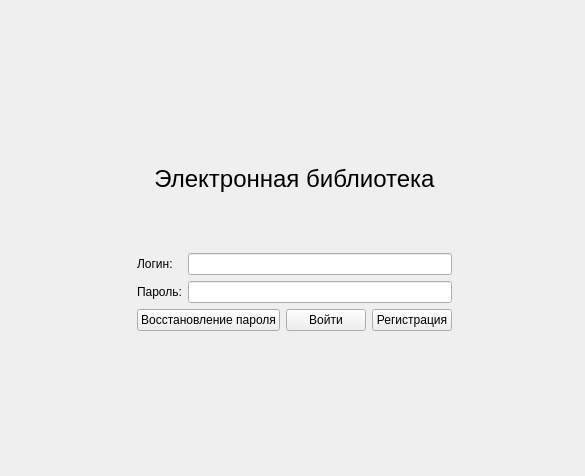
<?xml version="1.0" encoding="UTF-8"?>
<ui version="4.0">
 <class>signinwindow</class>
 <widget class="QWidget" name="signinwindow">
  <property name="geometry">
   <rect>
    <x>0</x>
    <y>0</y>
    <width>585</width>
    <height>476</height>
   </rect>
  </property>
  <property name="windowTitle">
   <string>Form</string>
  </property>
  <widget class="QWidget" name="gridLayoutWidget">
   <property name="geometry">
    <rect>
     <x>89</x>
     <y>110</y>
     <width>411</width>
     <height>221</height>
    </rect>
   </property>
   <layout class="QGridLayout" name="outerLayout">
    <item row="0" column="2" colspan="3">
     <widget class="QLabel" name="titleLabel">
      <property name="font">
       <font>
        <pointsize>18</pointsize>
       </font>
      </property>
      <property name="text">
       <string>Электронная библиотека</string>
      </property>
      <property name="alignment">
       <set>Qt::AlignCenter</set>
      </property>
     </widget>
    </item>
    <item row="2" column="2">
     <widget class="QPushButton" name="resetPasswordButton">
      <property name="text">
       <string>Восстановление пароля</string>
      </property>
     </widget>
    </item>
    <item row="2" column="4">
     <widget class="QPushButton" name="signupButton">
      <property name="text">
       <string>Регистрация</string>
      </property>
     </widget>
    </item>
    <item row="2" column="3">
     <widget class="QPushButton" name="signinButton">
      <property name="text">
       <string>Войти</string>
      </property>
     </widget>
    </item>
    <item row="2" column="1">
     <spacer name="leftSpacer">
      <property name="orientation">
       <enum>Qt::Horizontal</enum>
      </property>
      <property name="sizeHint" stdset="0">
       <size>
        <width>40</width>
        <height>20</height>
       </size>
      </property>
     </spacer>
    </item>
    <item row="2" column="5">
     <spacer name="rightSpacer">
      <property name="orientation">
       <enum>Qt::Horizontal</enum>
      </property>
      <property name="sizeHint" stdset="0">
       <size>
        <width>40</width>
        <height>20</height>
       </size>
      </property>
     </spacer>
    </item>
    <item row="1" column="2" colspan="3">
     <layout class="QGridLayout" name="fieldLayuot">
      <item row="0" column="0">
       <widget class="QLabel" name="loginLabel">
        <property name="text">
         <string>Логин:</string>
        </property>
       </widget>
      </item>
      <item row="1" column="0">
       <widget class="QLabel" name="passwordLayout">
        <property name="text">
         <string>Пароль:</string>
        </property>
       </widget>
      </item>
      <item row="0" column="1">
       <widget class="QLineEdit" name="loginEdit"/>
      </item>
      <item row="1" column="1">
       <widget class="QLineEdit" name="passwordEdit"/>
      </item>
     </layout>
    </item>
   </layout>
  </widget>
 </widget>
 <resources/>
 <connections/>
</ui>
